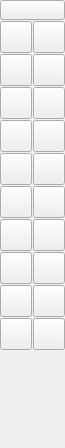
<?xml version="1.0" encoding="UTF-8"?>
<ui version="4.0">
 <class>QG_CadToolBarModify</class>
 <widget class="QWidget" name="QG_CadToolBarModify">
  <property name="geometry">
   <rect>
    <x>0</x>
    <y>0</y>
    <width>65</width>
    <height>448</height>
   </rect>
  </property>
  <property name="sizePolicy">
   <sizepolicy hsizetype="MinimumExpanding" vsizetype="MinimumExpanding">
    <horstretch>0</horstretch>
    <verstretch>0</verstretch>
   </sizepolicy>
  </property>
  <property name="minimumSize">
   <size>
    <width>65</width>
    <height>336</height>
   </size>
  </property>
  <property name="windowTitle">
   <string>Modify</string>
  </property>
  <widget class="QToolButton" name="bBack">
   <property name="geometry">
    <rect>
     <x>0</x>
     <y>0</y>
     <width>65</width>
     <height>20</height>
    </rect>
   </property>
   <property name="maximumSize">
    <size>
     <width>16777215</width>
     <height>20</height>
    </size>
   </property>
   <property name="toolTip">
    <string>Back to main menu</string>
   </property>
   <property name="text">
    <string/>
   </property>
   <property name="icon">
    <iconset resource="../../../res/extui/extui.qrc">
     <normaloff>:/extui/back.png</normaloff>:/extui/back.png</iconset>
   </property>
   <property name="iconSize">
    <size>
     <width>65</width>
     <height>20</height>
    </size>
   </property>
  </widget>
  <widget class="QToolButton" name="bMove">
   <property name="geometry">
    <rect>
     <x>0</x>
     <y>21</y>
     <width>32</width>
     <height>32</height>
    </rect>
   </property>
   <property name="maximumSize">
    <size>
     <width>32</width>
     <height>32</height>
    </size>
   </property>
   <property name="toolTip">
    <string>Move / Copy</string>
   </property>
   <property name="text">
    <string/>
   </property>
   <property name="icon">
    <iconset resource="../../../res/extui/extui.qrc">
     <normaloff>:/extui/ink_draw_select.png</normaloff>:/extui/ink_draw_select.png</iconset>
   </property>
   <property name="iconSize">
    <size>
     <width>24</width>
     <height>24</height>
    </size>
   </property>
   <property name="checkable">
    <bool>true</bool>
   </property>
   <property name="autoExclusive">
    <bool>true</bool>
   </property>
  </widget>
  <widget class="QToolButton" name="bRotate">
   <property name="geometry">
    <rect>
     <x>33</x>
     <y>21</y>
     <width>32</width>
     <height>32</height>
    </rect>
   </property>
   <property name="maximumSize">
    <size>
     <width>32</width>
     <height>32</height>
    </size>
   </property>
   <property name="toolTip">
    <string>Rotate</string>
   </property>
   <property name="text">
    <string/>
   </property>
   <property name="icon">
    <iconset resource="../../../res/extui/extui.qrc">
     <normaloff>:/extui/ink_transform_rotate.png</normaloff>:/extui/ink_transform_rotate.png</iconset>
   </property>
   <property name="iconSize">
    <size>
     <width>24</width>
     <height>24</height>
    </size>
   </property>
   <property name="checkable">
    <bool>true</bool>
   </property>
   <property name="autoExclusive">
    <bool>true</bool>
   </property>
  </widget>
  <widget class="QToolButton" name="bScale">
   <property name="geometry">
    <rect>
     <x>0</x>
     <y>54</y>
     <width>32</width>
     <height>32</height>
    </rect>
   </property>
   <property name="maximumSize">
    <size>
     <width>32</width>
     <height>32</height>
    </size>
   </property>
   <property name="toolTip">
    <string>Scale</string>
   </property>
   <property name="text">
    <string/>
   </property>
   <property name="icon">
    <iconset resource="../../../res/extui/extui.qrc">
     <normaloff>:/extui/modifyscale.png</normaloff>:/extui/modifyscale.png</iconset>
   </property>
   <property name="iconSize">
    <size>
     <width>32</width>
     <height>32</height>
    </size>
   </property>
   <property name="checkable">
    <bool>true</bool>
   </property>
   <property name="autoExclusive">
    <bool>true</bool>
   </property>
  </widget>
  <widget class="QToolButton" name="bMirror">
   <property name="geometry">
    <rect>
     <x>33</x>
     <y>54</y>
     <width>32</width>
     <height>32</height>
    </rect>
   </property>
   <property name="maximumSize">
    <size>
     <width>32</width>
     <height>32</height>
    </size>
   </property>
   <property name="toolTip">
    <string>Mirror</string>
   </property>
   <property name="text">
    <string/>
   </property>
   <property name="icon">
    <iconset resource="../../../res/extui/extui.qrc">
     <normaloff>:/extui/ink_object_flip_hor.png</normaloff>:/extui/ink_object_flip_hor.png</iconset>
   </property>
   <property name="iconSize">
    <size>
     <width>24</width>
     <height>24</height>
    </size>
   </property>
   <property name="checkable">
    <bool>true</bool>
   </property>
   <property name="autoExclusive">
    <bool>true</bool>
   </property>
  </widget>
  <widget class="QToolButton" name="bMoveRotate">
   <property name="geometry">
    <rect>
     <x>0</x>
     <y>87</y>
     <width>32</width>
     <height>32</height>
    </rect>
   </property>
   <property name="maximumSize">
    <size>
     <width>32</width>
     <height>32</height>
    </size>
   </property>
   <property name="toolTip">
    <string>Move and Rotate</string>
   </property>
   <property name="text">
    <string/>
   </property>
   <property name="icon">
    <iconset resource="../../../res/extui/extui.qrc">
     <normaloff>:/extui/modifymoverotate.png</normaloff>:/extui/modifymoverotate.png</iconset>
   </property>
   <property name="iconSize">
    <size>
     <width>32</width>
     <height>32</height>
    </size>
   </property>
   <property name="checkable">
    <bool>true</bool>
   </property>
   <property name="autoExclusive">
    <bool>true</bool>
   </property>
  </widget>
  <widget class="QToolButton" name="bRotate2">
   <property name="geometry">
    <rect>
     <x>33</x>
     <y>87</y>
     <width>32</width>
     <height>32</height>
    </rect>
   </property>
   <property name="maximumSize">
    <size>
     <width>32</width>
     <height>32</height>
    </size>
   </property>
   <property name="toolTip">
    <string>Rotate Two</string>
   </property>
   <property name="text">
    <string/>
   </property>
   <property name="icon">
    <iconset resource="../../../res/extui/extui.qrc">
     <normaloff>:/extui/modifyrotate2.png</normaloff>:/extui/modifyrotate2.png</iconset>
   </property>
   <property name="iconSize">
    <size>
     <width>32</width>
     <height>32</height>
    </size>
   </property>
   <property name="checkable">
    <bool>true</bool>
   </property>
   <property name="autoExclusive">
    <bool>true</bool>
   </property>
  </widget>
  <widget class="QToolButton" name="bTrim">
   <property name="geometry">
    <rect>
     <x>0</x>
     <y>120</y>
     <width>32</width>
     <height>32</height>
    </rect>
   </property>
   <property name="maximumSize">
    <size>
     <width>32</width>
     <height>32</height>
    </size>
   </property>
   <property name="toolTip">
    <string>Trim / Extend</string>
   </property>
   <property name="text">
    <string/>
   </property>
   <property name="icon">
    <iconset resource="../../../res/extui/extui.qrc">
     <normaloff>:/extui/modifytrim.png</normaloff>:/extui/modifytrim.png</iconset>
   </property>
   <property name="iconSize">
    <size>
     <width>32</width>
     <height>32</height>
    </size>
   </property>
   <property name="checkable">
    <bool>true</bool>
   </property>
   <property name="autoExclusive">
    <bool>true</bool>
   </property>
  </widget>
  <widget class="QToolButton" name="bTrim2">
   <property name="geometry">
    <rect>
     <x>33</x>
     <y>120</y>
     <width>32</width>
     <height>32</height>
    </rect>
   </property>
   <property name="maximumSize">
    <size>
     <width>32</width>
     <height>32</height>
    </size>
   </property>
   <property name="toolTip">
    <string>Trim / Extend two</string>
   </property>
   <property name="text">
    <string/>
   </property>
   <property name="icon">
    <iconset resource="../../../res/extui/extui.qrc">
     <normaloff>:/extui/modifytrim2.png</normaloff>:/extui/modifytrim2.png</iconset>
   </property>
   <property name="iconSize">
    <size>
     <width>32</width>
     <height>32</height>
    </size>
   </property>
   <property name="checkable">
    <bool>true</bool>
   </property>
   <property name="autoExclusive">
    <bool>true</bool>
   </property>
  </widget>
  <widget class="QToolButton" name="bTrimAmount">
   <property name="geometry">
    <rect>
     <x>0</x>
     <y>153</y>
     <width>32</width>
     <height>32</height>
    </rect>
   </property>
   <property name="maximumSize">
    <size>
     <width>32</width>
     <height>32</height>
    </size>
   </property>
   <property name="toolTip">
    <string>Trim by amount</string>
   </property>
   <property name="text">
    <string/>
   </property>
   <property name="icon">
    <iconset resource="../../../res/extui/extui.qrc">
     <normaloff>:/extui/modifytrimamount.png</normaloff>:/extui/modifytrimamount.png</iconset>
   </property>
   <property name="iconSize">
    <size>
     <width>32</width>
     <height>32</height>
    </size>
   </property>
   <property name="checkable">
    <bool>true</bool>
   </property>
   <property name="autoExclusive">
    <bool>true</bool>
   </property>
  </widget>
  <widget class="QToolButton" name="bOffset">
   <property name="geometry">
    <rect>
     <x>33</x>
     <y>153</y>
     <width>32</width>
     <height>32</height>
    </rect>
   </property>
   <property name="maximumSize">
    <size>
     <width>32</width>
     <height>32</height>
    </size>
   </property>
   <property name="toolTip">
    <string>Offset (Experimental Feature, work in progress)</string>
   </property>
   <property name="text">
    <string notr="true"/>
   </property>
   <property name="icon">
    <iconset resource="../../../res/extui/extui.qrc">
     <normaloff>:/extui/arcspara.png</normaloff>:/extui/arcspara.png</iconset>
   </property>
   <property name="iconSize">
    <size>
     <width>32</width>
     <height>32</height>
    </size>
   </property>
   <property name="checkable">
    <bool>true</bool>
   </property>
   <property name="autoExclusive">
    <bool>true</bool>
   </property>
  </widget>
  <widget class="QToolButton" name="bBevel">
   <property name="geometry">
    <rect>
     <x>0</x>
     <y>186</y>
     <width>32</width>
     <height>32</height>
    </rect>
   </property>
   <property name="maximumSize">
    <size>
     <width>32</width>
     <height>32</height>
    </size>
   </property>
   <property name="toolTip">
    <string>Bevel</string>
   </property>
   <property name="text">
    <string/>
   </property>
   <property name="icon">
    <iconset resource="../../../res/extui/extui.qrc">
     <normaloff>:/extui/modifybevel.png</normaloff>:/extui/modifybevel.png</iconset>
   </property>
   <property name="iconSize">
    <size>
     <width>32</width>
     <height>32</height>
    </size>
   </property>
   <property name="checkable">
    <bool>true</bool>
   </property>
   <property name="autoExclusive">
    <bool>true</bool>
   </property>
  </widget>
  <widget class="QToolButton" name="bRound">
   <property name="geometry">
    <rect>
     <x>33</x>
     <y>186</y>
     <width>32</width>
     <height>32</height>
    </rect>
   </property>
   <property name="maximumSize">
    <size>
     <width>32</width>
     <height>32</height>
    </size>
   </property>
   <property name="toolTip">
    <string>Round</string>
   </property>
   <property name="text">
    <string/>
   </property>
   <property name="icon">
    <iconset resource="../../../res/extui/extui.qrc">
     <normaloff>:/extui/modifyround.png</normaloff>:/extui/modifyround.png</iconset>
   </property>
   <property name="iconSize">
    <size>
     <width>32</width>
     <height>32</height>
    </size>
   </property>
   <property name="checkable">
    <bool>true</bool>
   </property>
   <property name="autoExclusive">
    <bool>true</bool>
   </property>
  </widget>
  <widget class="QToolButton" name="bCut">
   <property name="geometry">
    <rect>
     <x>0</x>
     <y>219</y>
     <width>32</width>
     <height>32</height>
    </rect>
   </property>
   <property name="maximumSize">
    <size>
     <width>32</width>
     <height>32</height>
    </size>
   </property>
   <property name="toolTip">
    <string>Divide</string>
   </property>
   <property name="text">
    <string/>
   </property>
   <property name="icon">
    <iconset resource="../../../res/extui/extui.qrc">
     <normaloff>:/extui/modifycut.png</normaloff>:/extui/modifycut.png</iconset>
   </property>
   <property name="iconSize">
    <size>
     <width>32</width>
     <height>32</height>
    </size>
   </property>
   <property name="checkable">
    <bool>true</bool>
   </property>
   <property name="autoExclusive">
    <bool>true</bool>
   </property>
  </widget>
  <widget class="QToolButton" name="bStretch">
   <property name="geometry">
    <rect>
     <x>33</x>
     <y>219</y>
     <width>32</width>
     <height>32</height>
    </rect>
   </property>
   <property name="maximumSize">
    <size>
     <width>32</width>
     <height>32</height>
    </size>
   </property>
   <property name="toolTip">
    <string>Stretch</string>
   </property>
   <property name="text">
    <string/>
   </property>
   <property name="icon">
    <iconset resource="../../../res/extui/extui.qrc">
     <normaloff>:/extui/modifystretch.png</normaloff>:/extui/modifystretch.png</iconset>
   </property>
   <property name="iconSize">
    <size>
     <width>32</width>
     <height>32</height>
    </size>
   </property>
   <property name="checkable">
    <bool>true</bool>
   </property>
   <property name="autoExclusive">
    <bool>true</bool>
   </property>
  </widget>
  <widget class="QToolButton" name="bEntity">
   <property name="geometry">
    <rect>
     <x>0</x>
     <y>252</y>
     <width>32</width>
     <height>32</height>
    </rect>
   </property>
   <property name="maximumSize">
    <size>
     <width>32</width>
     <height>32</height>
    </size>
   </property>
   <property name="toolTip">
    <string>Edit Entity Geometry</string>
   </property>
   <property name="text">
    <string/>
   </property>
   <property name="icon">
    <iconset resource="../../../res/extui/extui.qrc">
     <normaloff>:/extui/modifyentity.png</normaloff>:/extui/modifyentity.png</iconset>
   </property>
   <property name="iconSize">
    <size>
     <width>32</width>
     <height>32</height>
    </size>
   </property>
   <property name="checkable">
    <bool>true</bool>
   </property>
   <property name="autoExclusive">
    <bool>true</bool>
   </property>
  </widget>
  <widget class="QToolButton" name="bAttributes">
   <property name="geometry">
    <rect>
     <x>33</x>
     <y>252</y>
     <width>32</width>
     <height>32</height>
    </rect>
   </property>
   <property name="maximumSize">
    <size>
     <width>32</width>
     <height>32</height>
    </size>
   </property>
   <property name="toolTip">
    <string>Edit Entity Attributes</string>
   </property>
   <property name="text">
    <string/>
   </property>
   <property name="icon">
    <iconset resource="../../../res/extui/extui.qrc">
     <normaloff>:/extui/modifyattributes.png</normaloff>:/extui/modifyattributes.png</iconset>
   </property>
   <property name="iconSize">
    <size>
     <width>32</width>
     <height>32</height>
    </size>
   </property>
   <property name="checkable">
    <bool>true</bool>
   </property>
   <property name="autoExclusive">
    <bool>true</bool>
   </property>
  </widget>
  <widget class="QToolButton" name="bDelete">
   <property name="geometry">
    <rect>
     <x>0</x>
     <y>285</y>
     <width>32</width>
     <height>32</height>
    </rect>
   </property>
   <property name="maximumSize">
    <size>
     <width>32</width>
     <height>32</height>
    </size>
   </property>
   <property name="toolTip">
    <string>Delete</string>
   </property>
   <property name="text">
    <string/>
   </property>
   <property name="icon">
    <iconset resource="../../../res/extui/extui.qrc">
     <normaloff>:/extui/draw-eraser.png</normaloff>:/extui/draw-eraser.png</iconset>
   </property>
   <property name="iconSize">
    <size>
     <width>24</width>
     <height>24</height>
    </size>
   </property>
   <property name="checkable">
    <bool>true</bool>
   </property>
   <property name="autoExclusive">
    <bool>true</bool>
   </property>
  </widget>
  <widget class="QToolButton" name="bExplode">
   <property name="geometry">
    <rect>
     <x>33</x>
     <y>285</y>
     <width>32</width>
     <height>32</height>
    </rect>
   </property>
   <property name="maximumSize">
    <size>
     <width>32</width>
     <height>32</height>
    </size>
   </property>
   <property name="toolTip">
    <string>Explode</string>
   </property>
   <property name="text">
    <string/>
   </property>
   <property name="icon">
    <iconset resource="../../../res/extui/extui.qrc">
     <normaloff>:/extui/modifyexplode.png</normaloff>:/extui/modifyexplode.png</iconset>
   </property>
   <property name="iconSize">
    <size>
     <width>32</width>
     <height>32</height>
    </size>
   </property>
   <property name="checkable">
    <bool>true</bool>
   </property>
   <property name="autoExclusive">
    <bool>true</bool>
   </property>
  </widget>
  <widget class="QToolButton" name="bExplodeText">
   <property name="geometry">
    <rect>
     <x>0</x>
     <y>318</y>
     <width>32</width>
     <height>32</height>
    </rect>
   </property>
   <property name="maximumSize">
    <size>
     <width>32</width>
     <height>32</height>
    </size>
   </property>
   <property name="toolTip">
    <string>Explode Text into Letters</string>
   </property>
   <property name="text">
    <string/>
   </property>
   <property name="icon">
    <iconset resource="../../../res/extui/extui.qrc">
     <normaloff>:/extui/modifyexplodetext.png</normaloff>:/extui/modifyexplodetext.png</iconset>
   </property>
   <property name="iconSize">
    <size>
     <width>32</width>
     <height>32</height>
    </size>
   </property>
   <property name="checkable">
    <bool>true</bool>
   </property>
   <property name="autoExclusive">
    <bool>true</bool>
   </property>
  </widget>
  <widget class="QToolButton" name="bEntityText">
   <property name="geometry">
    <rect>
     <x>33</x>
     <y>318</y>
     <width>32</width>
     <height>32</height>
    </rect>
   </property>
   <property name="maximumSize">
    <size>
     <width>32</width>
     <height>32</height>
    </size>
   </property>
   <property name="toolTip">
    <string>Edit Text</string>
   </property>
   <property name="text">
    <string/>
   </property>
   <property name="icon">
    <iconset resource="../../../res/extui/extui.qrc">
     <normaloff>:/extui/modifytext.png</normaloff>:/extui/modifytext.png</iconset>
   </property>
   <property name="iconSize">
    <size>
     <width>32</width>
     <height>32</height>
    </size>
   </property>
   <property name="checkable">
    <bool>true</bool>
   </property>
   <property name="autoExclusive">
    <bool>true</bool>
   </property>
  </widget>
  <widget class="QToolButton" name="bHidden">
   <property name="geometry">
    <rect>
     <x>40</x>
     <y>360</y>
     <width>0</width>
     <height>0</height>
    </rect>
   </property>
   <property name="maximumSize">
    <size>
     <width>0</width>
     <height>0</height>
    </size>
   </property>
   <property name="toolTip">
    <string>Edit Text</string>
   </property>
   <property name="text">
    <string/>
   </property>
   <property name="iconSize">
    <size>
     <width>0</width>
     <height>0</height>
    </size>
   </property>
   <property name="checkable">
    <bool>true</bool>
   </property>
   <property name="autoExclusive">
    <bool>true</bool>
   </property>
  </widget>
  <widget class="QToolButton" name="bRevertDirection">
   <property name="geometry">
    <rect>
     <x>33</x>
     <y>318</y>
     <width>32</width>
     <height>32</height>
    </rect>
   </property>
   <property name="maximumSize">
    <size>
     <width>32</width>
     <height>32</height>
    </size>
   </property>
   <property name="toolTip">
    <string>Revert direction</string>
   </property>
   <property name="text">
    <string/>
   </property>
   <property name="icon">
    <iconset resource="../../../res/extui/extui.qrc">
     <normaloff>:/extui/reverse.png</normaloff>:/extui/reverse.png</iconset>
   </property>
   <property name="iconSize">
    <size>
     <width>32</width>
     <height>32</height>
    </size>
   </property>
   <property name="checkable">
    <bool>true</bool>
   </property>
   <property name="autoExclusive">
    <bool>true</bool>
   </property>
  </widget>
 </widget>
 <layoutdefault spacing="6" margin="11"/>
 <resources>
  <include location="../../../res/extui/extui.qrc"/>
 </resources>
 <connections>
  <connection>
   <sender>bMove</sender>
   <signal>clicked()</signal>
   <receiver>QG_CadToolBarModify</receiver>
   <slot>modifyMove()</slot>
   <hints>
    <hint type="sourcelabel">
     <x>20</x>
     <y>41</y>
    </hint>
    <hint type="destinationlabel">
     <x>20</x>
     <y>20</y>
    </hint>
   </hints>
  </connection>
  <connection>
   <sender>bRotate</sender>
   <signal>clicked()</signal>
   <receiver>QG_CadToolBarModify</receiver>
   <slot>modifyRotate()</slot>
   <hints>
    <hint type="sourcelabel">
     <x>53</x>
     <y>41</y>
    </hint>
    <hint type="destinationlabel">
     <x>20</x>
     <y>20</y>
    </hint>
   </hints>
  </connection>
  <connection>
   <sender>bEntity</sender>
   <signal>clicked()</signal>
   <receiver>QG_CadToolBarModify</receiver>
   <slot>modifyEntity()</slot>
   <hints>
    <hint type="sourcelabel">
     <x>20</x>
     <y>321</y>
    </hint>
    <hint type="destinationlabel">
     <x>20</x>
     <y>20</y>
    </hint>
   </hints>
  </connection>
  <connection>
   <sender>bScale</sender>
   <signal>clicked()</signal>
   <receiver>QG_CadToolBarModify</receiver>
   <slot>modifyScale()</slot>
   <hints>
    <hint type="sourcelabel">
     <x>20</x>
     <y>81</y>
    </hint>
    <hint type="destinationlabel">
     <x>20</x>
     <y>20</y>
    </hint>
   </hints>
  </connection>
  <connection>
   <sender>bDelete</sender>
   <signal>clicked()</signal>
   <receiver>QG_CadToolBarModify</receiver>
   <slot>modifyDelete()</slot>
   <hints>
    <hint type="sourcelabel">
     <x>20</x>
     <y>361</y>
    </hint>
    <hint type="destinationlabel">
     <x>20</x>
     <y>20</y>
    </hint>
   </hints>
  </connection>
  <connection>
   <sender>bTrim</sender>
   <signal>clicked()</signal>
   <receiver>QG_CadToolBarModify</receiver>
   <slot>modifyTrim()</slot>
   <hints>
    <hint type="sourcelabel">
     <x>20</x>
     <y>161</y>
    </hint>
    <hint type="destinationlabel">
     <x>20</x>
     <y>20</y>
    </hint>
   </hints>
  </connection>
  <connection>
   <sender>bMirror</sender>
   <signal>clicked()</signal>
   <receiver>QG_CadToolBarModify</receiver>
   <slot>modifyMirror()</slot>
   <hints>
    <hint type="sourcelabel">
     <x>53</x>
     <y>81</y>
    </hint>
    <hint type="destinationlabel">
     <x>20</x>
     <y>20</y>
    </hint>
   </hints>
  </connection>
  <connection>
   <sender>bTrim2</sender>
   <signal>clicked()</signal>
   <receiver>QG_CadToolBarModify</receiver>
   <slot>modifyTrim2()</slot>
   <hints>
    <hint type="sourcelabel">
     <x>53</x>
     <y>161</y>
    </hint>
    <hint type="destinationlabel">
     <x>20</x>
     <y>20</y>
    </hint>
   </hints>
  </connection>
  <connection>
   <sender>bMoveRotate</sender>
   <signal>clicked()</signal>
   <receiver>QG_CadToolBarModify</receiver>
   <slot>modifyMoveRotate()</slot>
   <hints>
    <hint type="sourcelabel">
     <x>20</x>
     <y>121</y>
    </hint>
    <hint type="destinationlabel">
     <x>20</x>
     <y>20</y>
    </hint>
   </hints>
  </connection>
  <connection>
   <sender>bTrimAmount</sender>
   <signal>clicked()</signal>
   <receiver>QG_CadToolBarModify</receiver>
   <slot>modifyTrimAmount()</slot>
   <hints>
    <hint type="sourcelabel">
     <x>20</x>
     <y>201</y>
    </hint>
    <hint type="destinationlabel">
     <x>20</x>
     <y>20</y>
    </hint>
   </hints>
  </connection>
  <connection>
   <sender>bCut</sender>
   <signal>clicked()</signal>
   <receiver>QG_CadToolBarModify</receiver>
   <slot>modifyCut()</slot>
   <hints>
    <hint type="sourcelabel">
     <x>20</x>
     <y>281</y>
    </hint>
    <hint type="destinationlabel">
     <x>20</x>
     <y>20</y>
    </hint>
   </hints>
  </connection>
  <connection>
   <sender>bRotate2</sender>
   <signal>clicked()</signal>
   <receiver>QG_CadToolBarModify</receiver>
   <slot>modifyRotate2()</slot>
   <hints>
    <hint type="sourcelabel">
     <x>53</x>
     <y>121</y>
    </hint>
    <hint type="destinationlabel">
     <x>20</x>
     <y>20</y>
    </hint>
   </hints>
  </connection>
  <connection>
   <sender>bStretch</sender>
   <signal>clicked()</signal>
   <receiver>QG_CadToolBarModify</receiver>
   <slot>modifyStretch()</slot>
   <hints>
    <hint type="sourcelabel">
     <x>53</x>
     <y>281</y>
    </hint>
    <hint type="destinationlabel">
     <x>20</x>
     <y>20</y>
    </hint>
   </hints>
  </connection>
  <connection>
   <sender>bBevel</sender>
   <signal>clicked()</signal>
   <receiver>QG_CadToolBarModify</receiver>
   <slot>modifyBevel()</slot>
   <hints>
    <hint type="sourcelabel">
     <x>20</x>
     <y>241</y>
    </hint>
    <hint type="destinationlabel">
     <x>20</x>
     <y>20</y>
    </hint>
   </hints>
  </connection>
  <connection>
   <sender>bRound</sender>
   <signal>clicked()</signal>
   <receiver>QG_CadToolBarModify</receiver>
   <slot>modifyRound()</slot>
   <hints>
    <hint type="sourcelabel">
     <x>53</x>
     <y>241</y>
    </hint>
    <hint type="destinationlabel">
     <x>20</x>
     <y>20</y>
    </hint>
   </hints>
  </connection>
  <connection>
   <sender>bExplode</sender>
   <signal>clicked()</signal>
   <receiver>QG_CadToolBarModify</receiver>
   <slot>modifyExplode()</slot>
   <hints>
    <hint type="sourcelabel">
     <x>53</x>
     <y>361</y>
    </hint>
    <hint type="destinationlabel">
     <x>20</x>
     <y>20</y>
    </hint>
   </hints>
  </connection>
  <connection>
   <sender>bAttributes</sender>
   <signal>clicked()</signal>
   <receiver>QG_CadToolBarModify</receiver>
   <slot>modifyAttributes()</slot>
   <hints>
    <hint type="sourcelabel">
     <x>53</x>
     <y>321</y>
    </hint>
    <hint type="destinationlabel">
     <x>20</x>
     <y>20</y>
    </hint>
   </hints>
  </connection>
  <connection>
   <sender>bExplodeText</sender>
   <signal>clicked()</signal>
   <receiver>QG_CadToolBarModify</receiver>
   <slot>modifyExplodeText()</slot>
   <hints>
    <hint type="sourcelabel">
     <x>20</x>
     <y>401</y>
    </hint>
    <hint type="destinationlabel">
     <x>20</x>
     <y>20</y>
    </hint>
   </hints>
  </connection>
  <connection>
   <sender>bEntityText</sender>
   <signal>clicked()</signal>
   <receiver>QG_CadToolBarModify</receiver>
   <slot>modifyEntity()</slot>
   <hints>
    <hint type="sourcelabel">
     <x>53</x>
     <y>401</y>
    </hint>
    <hint type="destinationlabel">
     <x>20</x>
     <y>20</y>
    </hint>
   </hints>
  </connection>
  <connection>
   <sender>bOffset</sender>
   <signal>clicked()</signal>
   <receiver>QG_CadToolBarModify</receiver>
   <slot>modifyOffset()</slot>
   <hints>
    <hint type="sourcelabel">
     <x>48</x>
     <y>168</y>
    </hint>
    <hint type="destinationlabel">
     <x>32</x>
     <y>223</y>
    </hint>
   </hints>
  </connection>
  <connection>
   <sender>bRevertDirection</sender>
   <signal>clicked()</signal>
   <receiver>QG_CadToolBarModify</receiver>
   <slot>modifyRevertDirection()</slot>
   <hints>
    <hint type="sourcelabel">
     <x>48</x>
     <y>333</y>
    </hint>
    <hint type="destinationlabel">
     <x>32</x>
     <y>223</y>
    </hint>
   </hints>
  </connection>
 </connections>
</ui>
